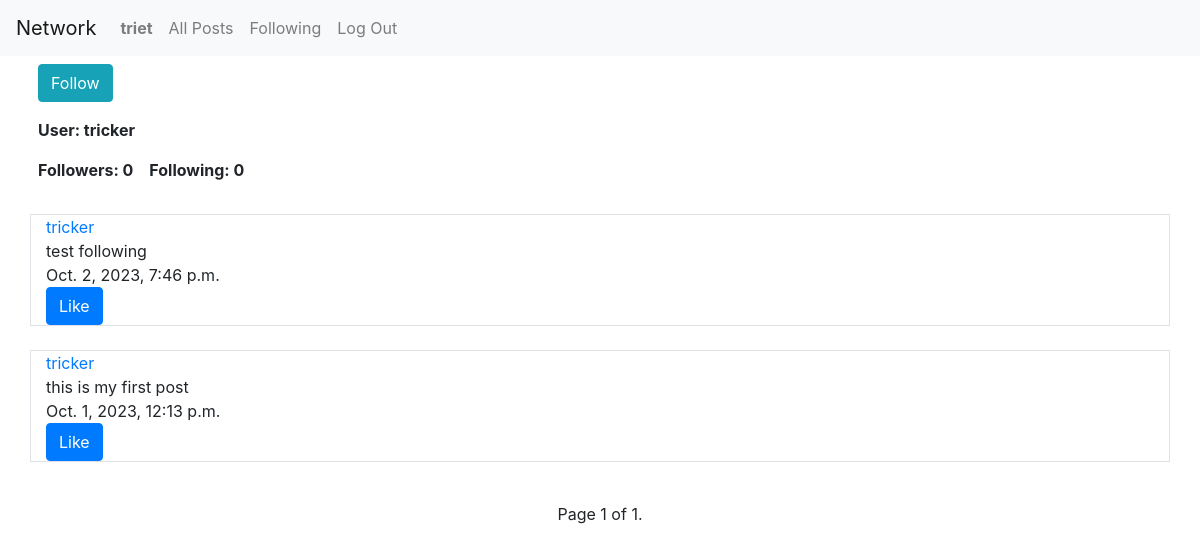
Before: /profile/4 (signed in) with the older database file.
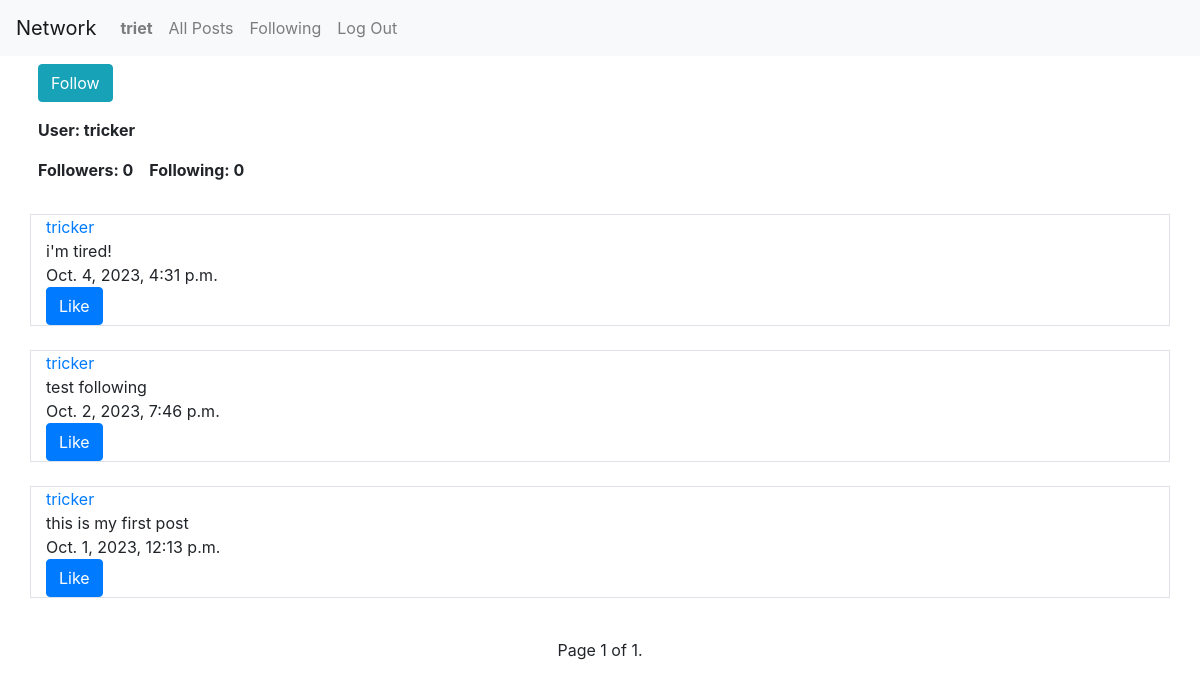
After: the same page with the newer database file.
### network/models.py (models this page shows, shortened)
class Post(models.Model):
    username = models.ForeignKey(User, on_delete=models.CASCADE, related_name="username_post")
    content = models.CharField(max_length=500)
    date = models.DateTimeField(auto_now_add=True)

class User(AbstractUser):
    pass

### network/views.py (the view)
# urls.py: path("profile/<int:user_id>", views.profile, name="profile"),
def profile(request, user_id):
    user = User.objects.get(pk=user_id)
    num_followers = Follow.objects.filter(user_being_followed=user).count()
    num_following = Follow.objects.filter(follower=user).count()
    following = Follow.objects.filter(follower=request.user)   # get those follows which the curent user is following
    posts = Post.objects.filter(username=user).order_by("-date")
    followable = False
    if not following.filter(user_being_followed=user).exists():    # check if the profile's user exist in those follows
        followable = True
    paginator = Paginator(posts, 5)
    page_number = request.GET.get("page")
    page_obj = paginator.get_page(page_number)
    return render(request, "network/profile.html", {
        "user": user,
        "num_followers": num_followers,
        "num_following": num_following,
        "following": following,
        "posts": posts,
        "followable": followable,
        "page_obj": page_obj
    })

### network/templates/network/profile.html (shortened to what this page needs)
{% extends "network/layout.html" %}
{% load static %}
{% block body %}
    {% if request.user != user and followable %}
        <form action="{% url 'follow' user.id%}" method="post">
            <div class="container p-2">
                <button class="btn btn-info" type="submit">Follow</button>
            </div>
        </form>
    {% endif %}
    <div class="container">
        <div class="row p-2 font-weight-bold">
            User: {{ user }}
        </div>
        <div class="row">
            <div class="col-1.5 p-2 font-weight-bold">
                Followers: {{ num_followers }}
            </div>
            <div class="col p-2 font-weight-bold">
                Following: {{ num_following }}
            </div>
        </div>
    </div><br>
    {% for post in page_obj %}
        <div class="container border">
            <div class="row">
                <div class="col">
                    <a href="{% url 'profile' post.username.id %}">{{ post.username }}</a>
                </div>
            </div>
            <div class="row">
                <div class="col">
                    {{ post.content }}
                </div>
            </div>
            <div class="row">
                <div class="col">
                    {{ post.date }}
                </div>
            </div>
            <div class="row justify-content-between">
                <div class="col-auto">
                    <button class="btn btn-primary like" type="submit">Like</button>
                </div>
            </div>
        </div><br>
    {% endfor %}
    <div class="static-bottom">
        <div class="text-center">
            Page {{ page_obj.number }} of {{ page_obj.paginator.num_pages }}.
        </div>
    </div>
{% endblock %}

Changed rows visible on the page:
added Post: username "tricker", content "i'm tired!", date "Oct. 4, 2023, 4:31 p.m."
